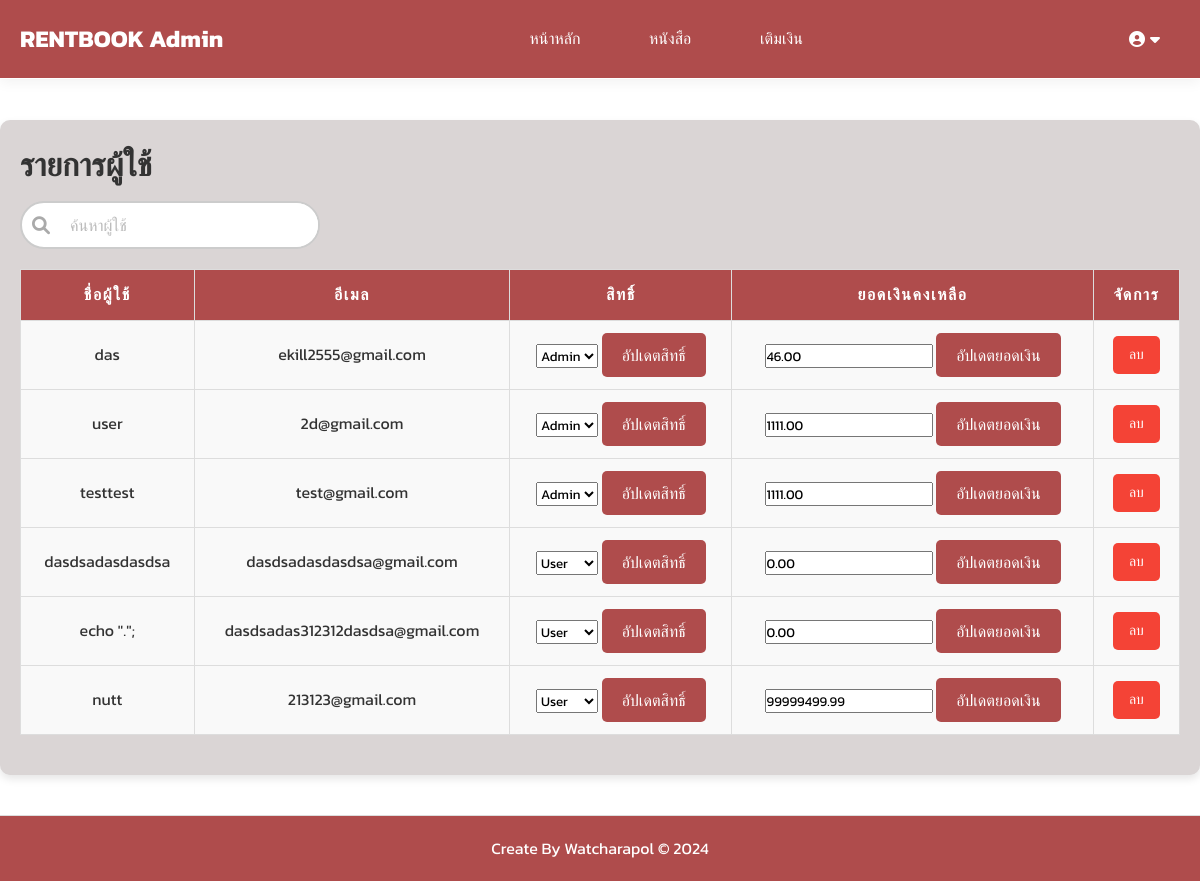
The app's page /backend/manage_user.php (signed in) with its own data.
### tables this page shows
CREATE TABLE `users` (
  `id` int(11) NOT NULL,
  `email` varchar(255) NOT NULL,
  `username` varchar(255) NOT NULL,
  `password` varchar(255) NOT NULL,
  `role` enum('admin','user') DEFAULT 'user',
  `created_at` timestamp NOT NULL DEFAULT current_timestamp(),
  `balance` decimal(10,2) DEFAULT 0.00
);

### backend/manage_user.php (the view, shortened to what this page needs)
<?php
include('../config.php');
include('notifyonbackend.php');
$search = "";
$stmt = $conn->prepare("SELECT * FROM users WHERE username LIKE ? OR email LIKE ?");
$search_param = "%" . $search . "%";
$stmt->bind_param('ss', $search_param, $search_param);
$stmt->execute();
$result = $stmt->get_result();
?>
<!DOCTYPE html>
<html lang="en">
<head>
    <link rel="stylesheet" href="../css/style.css">
    <link rel="stylesheet" href="../css/user.css">
    <link href="https://cdnjs.cloudflare.com/ajax/libs/font-awesome/6.0.0/css/all.min.css" rel="stylesheet">
</head>
<body>
    <header>
        <nav class="navbar">
            <div class="logo">
                <h1>RENTBOOK Admin</h1>
            </div>
            <div class="menu">
                <a href="../index.php" class="nav-link">หน้าหลัก</a>
                <a href="../book.php" class="nav-link">หนังสือ</a>
                <a href="../top_up.php" class="nav-link">เติมเงิน</a>
            </div>
            <div class="user-menu">
                <?php if (isset($_SESSION['username'])): ?>
                    <div class="user-name">
                        <i class="fas fa-user-circle"></i>  <i class="fas fa-caret-down"></i>
                    </div>
                <?php else: ?>
                    <a href="../login.php" class="login-btn"><i class="fas fa-sign-in-alt"></i> เข้าสู่ระบบ</a>
                    <a href="../register.php" class="register-btn"><i class="fas fa-user-plus"></i> สมัครสมาชิก</a>
                <?php endif; ?>
            </div>
        </nav>
    </header>
    <main>
        <div class="container">
            <h1>รายการผู้ใช้</h1>
            <form class="search-form1" method="GET" action="manage_user.php">
                <div class="search-input">
                    <i class="fas fa-search"></i>
                    <input type="text" name="search" placeholder="ค้นหาผู้ใช้" value="<?= htmlspecialchars($search) ?>">
                </div>
            </form>
            <table class="user-table">
                <thead>
                    <tr>
                        <th>ชื่อผู้ใช้</th>
                        <th>อีเมล</th>
                        <th>สิทธิ์</th>
                        <th>ยอดเงินคงเหลือ</th>
                        <th>จัดการ</th>
                    </tr>
                </thead>
                <tbody>
                    <?php while ($user = $result->fetch_assoc()): ?>
                    <tr>
                        <td><?= $user['username'] ?></td>
                        <td><?= $user['email'] ?></td>
                        <td>
                            <form method="POST" action="manage_user.php">
                                <select name="role">
                                    <option value="user" <?= $user['role'] == 'user' ? 'selected' : '' ?>>User</option>
                                    <option value="admin" <?= $user['role'] == 'admin' ? 'selected' : '' ?>>Admin</option>
                                </select>
                                <button type="submit" class="btn" name="update_role">อัปเดตสิทธิ์</button>
                            </form>
                        </td>
                        <td>
                            <form method="POST" action="manage_user.php">
                                <input type="number" step="0.01" name="balance" value="<?= $user['balance'] ?>">
                                <button type="submit" class="btn" name="update_balance">อัปเดตยอดเงิน</button>
                            </form>
                        </td>
                        <td>
                            <a href="manage_user.php?delete=<?= $user['id'] ?>" class="btn-delete" onclick="return confirm('คุณต้องการลบผู้ใช้คนนี้หรือไม่?');">ลบ</a>
                        </td>
                    </tr>
                    <?php endwhile; ?>
                </tbody>
            </table>
        </div>
    </main>
    <footer>
        <p>Create By Watcharapol &copy; 2024</p>
    </footer>
</body>
</html>

### backend/notifyonbackend.php (shortened to what this page needs)
<!DOCTYPE html>
<html lang="en">
<head>
</head>
<body>

### css/style.css (style rules this page uses)
:root { --primary-bg-color: #af4c4c; --primary-text-color: white; --secondary-bg-color: #fff; --secondary-text-color: #333; --hover-bg-color: #af4c4c; --btn-bg-color: #af4c4c; --btn-hover-bg-color: #af4c4c; --delete-btn-bg-color: #f44336; --delete-btn-hover-bg-color: #e53935; --toast-bg-color: #af4c4c; }
* { margin: 0; padding: 0; box-sizing: border-box; font-family: "Kanit", sans-serif; }
body { background-color: var(--secondary-bg-color); color: #333; line-height: 1.6; padding-top: 80px; }
header { background-color: var(--primary-bg-color); padding: 20px; border-bottom: 1px solid #ffffff; box-shadow: 0px 4px 12px rgba(0, 0, 0, 0.05); position: fixed; top: 0; left: 0; width: 100%; z-index: 1000; }
.navbar { display: flex; justify-content: space-between; align-items: center; max-width: 1200px; margin: 0 auto; color: var(--primary-text-color); }
.navbar .logo h1 { font-size: 1.5rem; font-weight: bold; }
.navbar .menu a { color: var(--primary-text-color); text-decoration: none; margin-left: 20px; font-size: 1rem; padding: 10px 15px; border-radius: 5px; transition: background-color 0.3s ease; }
.nav-link { color: #fff; text-decoration: none; font-size: 18px; margin: 0 15px; position: relative; transition: color 0.3s ease-in-out; }
.nav-link::after { content: ""; position: absolute; left: 0; bottom: -5px; width: 0; height: 2px; background: #ffee00; transition: width 0.3s ease-in-out; }
.user-menu { position: relative; display: inline-block; }
.user-name { cursor: pointer; padding: 10px 20px; border-radius: 5px; display: flex; align-items: center; transition: background-color 0.3s ease; }
.user-name i { margin-left: 5px; }
main { max-width: 1200px; margin: 40px auto; padding: 20px; background-color: rgb(218, 213, 213); border-radius: 10px; box-shadow: 0 4px 8px rgba(0, 0, 0, 0.1); }
button.btn { padding: 10px 20px; background-color: var(--btn-bg-color); color: white; border: none; border-radius: 5px; font-size: 1rem; cursor: pointer; transition: background-color 0.3s ease; }
.btn-delete { background-color: #f44336; color: white; padding: 8px 16px; text-decoration: none; border-radius: 5px; transition: background-color 0.3s ease, transform 0.3s ease; font-size: 14px; display: inline-block; }
footer { text-align: center; padding: 20px; background-color: var(--primary-bg-color); color: white; border-top: 1px solid #ddd; margin-top: 40px; }
.search-form1 { display: flex; justify-content: left; align-items: left; margin: 10px auto; }
.search-input { display: flex; align-items: center; position: relative; width: 300px; border: 2px solid #ccc; border-radius: 25px; background-color: #fff; padding-left: 10px; transition: all 0.3s ease; }
.search-input i { color: #aaa; font-size: 18px; margin-right: 10px; }
.search-input input { border: none; outline: none; padding: 10px; flex: 1; border-radius: 25px; font-size: 16px; }
.search-input input::placeholder { color: #bbb; }

### css/user.css (style rules this page uses)
:root { --primary: #af4c4c; }
.user-table { width: 100%; border-collapse: collapse; margin: 20px 0; font-size: 1rem; min-width: 600px; }
.user-table th, .user-table td { padding: 12px 15px; border: 1px solid #ddd; text-align: center; }
.user-table th { background-color: var(--primary); color: white; text-transform: uppercase; letter-spacing: 0.1em; }
.user-table tr { background-color: #f9f9f9; transition: background-color 0.3s ease; }
.user-table td { color: #333; }
footer { text-align: center; padding: 20px; background-color: var(--primary); color: white; border-top: 1px solid #ddd; margin-top: 40px; }

### records on screen
users: username "das", email "ekill2555@gmail.com", role "Admin", balance "46.00"
users: username "user", email "2d@gmail.com", role "Admin", balance "1111.00"
users: username "testtest", email "test@gmail.com", role "Admin", balance "1111.00"
users: username "dasdsadasdasdsa", email "dasdsadasdasdsa@gmail.com", role "User", balance "0.00"
users: username "echo \".\";", email "dasdsadas312312dasdsa@gmail.com", role "User", balance "0.00"
users: username "nutt", email "213123@gmail.com", role "User", balance "99999499.99"
